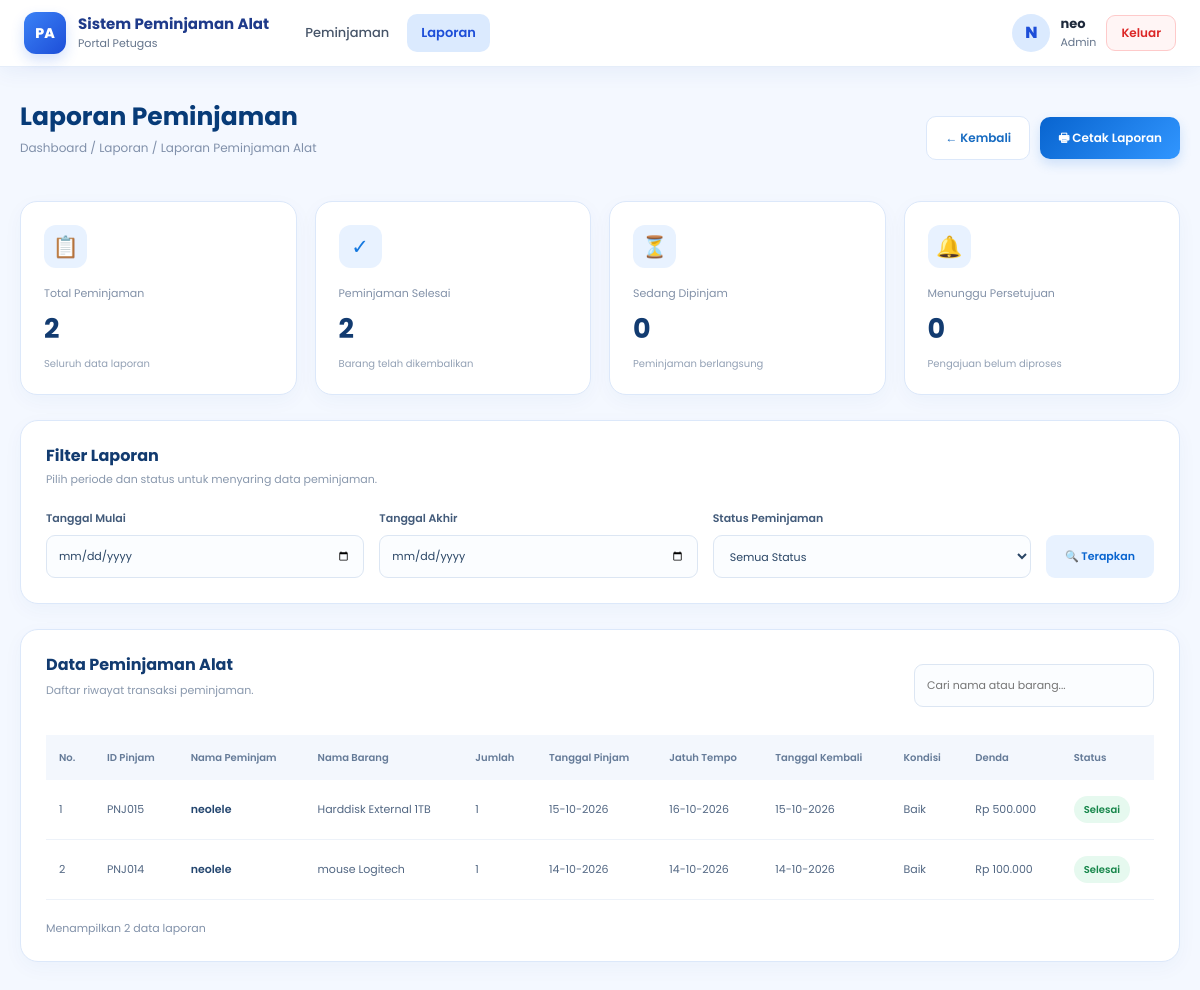
The page /petugas/laporan.php (signed in) on the database its author committed.
### tables this page shows
CREATE TABLE `users` (
  `id` int(11) NOT NULL,
  `username` varchar(50) NOT NULL,
  `nama_lengkap` varchar(100) NOT NULL,
  `alamat` varchar(225) NOT NULL,
  `password` varchar(255) NOT NULL,
  `role` enum('admin','petugas','peminjam') NOT NULL
);

CREATE TABLE `peminjaman` (
  `id_peminjaman` int(11) NOT NULL,
  `id_user` int(11) NOT NULL,
  `tanggal_pinjam` date NOT NULL,
  `tanggal_jatuh_tempo` date NOT NULL,
  `status` enum('diajukan','dipinjam','dikembalikan','terlambat','ditolak') NOT NULL DEFAULT 'diajukan'
);

### includes/auth.php (called while the page is built, shortened)
<?php
function e($v): string
{
    return htmlspecialchars((string)$v, ENT_QUOTES, 'UTF-8');
}
function auth_user(PDO $pdo): array
{
    static $user = null;
    if ($user !== null) {
        return $user;
    }
    $s = $pdo->prepare('SELECT id, username, nama_lengkap, role FROM users WHERE id = ?');
    $s->execute([$_SESSION['user_id']]);
    $user = $s->fetch();
    return $user;
}
function require_role(PDO $pdo, array $roles): array
{
    $u = auth_user($pdo);
    return $u;
}
function rupiah($n): string
{
    return 'Rp ' . number_format((float)$n, 0, ',', '.');
}
function kode(string $prefix, int $id): string
{
    return $prefix . str_pad((string)$id, 3, '0', STR_PAD_LEFT);
}
function role_label(string $role): string
{
    return ['admin' => 'Admin', 'petugas' => 'Petugas', 'peminjam' => 'Peminjam'][$role] ?? ucfirst($role);
}

### petugas/laporan.php (the view, shortened to what this page needs)
<?php
require_once __DIR__ . '/../includes/auth.php';
$me = require_role($pdo, ['admin', 'petugas']);
$rows = $pdo->query(
    "SELECT p.id_peminjaman, p.tanggal_pinjam, p.tanggal_jatuh_tempo, p.status,
            MAX(u.nama_lengkap) AS peminjam,
            GROUP_CONCAT(a.nama_alat ORDER BY a.nama_alat SEPARATOR ', ') AS barang,
            COALESCE(SUM(d.jumlah_alat), 0) AS total,
            MAX(pg.tanggal_kembali) AS tgl_kembali,
            MAX(pg.kondisi_alat) AS kondisi_kembali,
            MAX(pg.denda) AS denda
     FROM peminjaman p
     JOIN users u ON u.id = p.id_user
     LEFT JOIN detail_peminjaman d ON d.id_peminjaman = p.id_peminjaman
     LEFT JOIN alat a ON a.id_alat = d.id_alat
     LEFT JOIN pengembalian pg ON pg.id_peminjaman = p.id_peminjaman
     GROUP BY p.id_peminjaman
     ORDER BY p.tanggal_pinjam DESC, p.id_peminjaman DESC"
)->fetchAll();
$labelLaporan = [
    'dikembalikan' => 'Selesai',
    'dipinjam'     => 'Dipinjam',
    'terlambat'    => 'Terlambat',
    'diajukan'     => 'Menunggu',
    'ditolak'      => 'Ditolak',
];
$cnt = ['total' => count($rows), 'selesai' => 0, 'dipinjam' => 0, 'menunggu' => 0];
foreach ($rows as $r) {
    if ($r['status'] === 'dikembalikan') $cnt['selesai']++;
}
?>
<!DOCTYPE html>
<html lang="id">
<head>
    <link rel="stylesheet" href="../asset/css/bootstrap.css">
    <link rel="stylesheet" href="../asset/css/navbar.css">
</head>
<body>
<?php include __DIR__ . '/../includes/navbar_petugas.php'; ?>
<div class="nv-page">
<div class="container-page">
    <div class="header">
        <div>
            <h2>Laporan Peminjaman</h2>
            <p>Dashboard / Laporan / Laporan Peminjaman Alat</p>
        </div>
        <div class="header-actions no-print">
            <a href="dashboard_petugas.php" class="btn-back">
                &larr; Kembali
            </a>
            <button class="btn-print" onclick="window.print()">
                &#128438; Cetak Laporan
            </button>
        </div>
    </div>
    <div class="stats">
        <div class="stat-card">
            <div class="stat-top"><div class="stat-icon">&#128203;</div></div>
            <div class="stat-label">Total Peminjaman</div>
            <div class="stat-number" id="total"><?= $cnt['total'] ?></div>
            <div class="stat-description">Seluruh data laporan</div>
        </div>
        <div class="stat-card">
            <div class="stat-top"><div class="stat-icon">&#10003;</div></div>
            <div class="stat-label">Peminjaman Selesai</div>
            <div class="stat-number" id="selesai"><?= $cnt['selesai'] ?></div>
            <div class="stat-description">Barang telah dikembalikan</div>
        </div>
        <div class="stat-card">
            <div class="stat-top"><div class="stat-icon">&#9203;</div></div>
            <div class="stat-label">Sedang Dipinjam</div>
            <div class="stat-number" id="dipinjam"><?= $cnt['dipinjam'] ?></div>
            <div class="stat-description">Peminjaman berlangsung</div>
        </div>
        <div class="stat-card">
            <div class="stat-top"><div class="stat-icon">&#128276;</div></div>
            <div class="stat-label">Menunggu Persetujuan</div>
            <div class="stat-number" id="menunggu"><?= $cnt['menunggu'] ?></div>
            <div class="stat-description">Pengajuan belum diproses</div>
        </div>
    </div>
    <div class="panel">
        <div class="panel-heading">
            <h3>Filter Laporan</h3>
            <p>Pilih periode dan status untuk menyaring data peminjaman.</p>
        </div>
        <div class="filters no-print">
            <div class="form-group">
                <label for="tanggalMulai">Tanggal Mulai</label>
                <input type="date" id="tanggalMulai" class="form-control-custom">
            </div>
            <div class="form-group">
                <label for="tanggalAkhir">Tanggal Akhir</label>
                <input type="date" id="tanggalAkhir" class="form-control-custom">
            </div>
            <div class="form-group">
                <label for="filterStatus">Status Peminjaman</label>
                <select id="filterStatus" class="form-control-custom">
                    <option value="">Semua Status</option>
                </select>
            </div>
            <button class="btn-filter" onclick="filterData()">
                &#128269; Terapkan
            </button>
        </div>
    </div>
    <div class="panel">
        <div class="table-header">
            <div>
                <h3>Data Peminjaman Alat</h3>
                <p style="font-size:11px;color:#8998ad;margin-top:6px">
                    Daftar riwayat transaksi peminjaman.
                </p>
            </div>
            <input type="text" id="search"
                   class="form-control-custom search-box no-print"
                   placeholder="Cari nama atau barang..."
                   oninput="filterData()">
        </div>
        <div class="table-responsive">
            <table id="tabelLaporan">
                <thead>
                    <tr>
                        <th>No.</th>
                        <th>ID Pinjam</th>
                        <th>Nama Peminjam</th>
                        <th>Nama Barang</th>
                        <th>Jumlah</th>
                        <th>Tanggal Pinjam</th>
                        <th>Jatuh Tempo</th>
                        <th>Tanggal Kembali</th>
                        <th>Kondisi</th>
                        <th>Denda</th>
                        <th>Status</th>
                    </tr>
                </thead>
                <tbody id="dataLaporan">
                <?php foreach ($rows as $i => $r): ?>
                    <?php
                    $lbl = $labelLaporan[$r['status']] ?? ucfirst($r['status']);
                    ?>
                    <tr data-tanggal="<?= e($r['tanggal_pinjam']) ?>" data-status="<?= e($lbl) ?>">
                        <td><?= $i + 1 ?></td>
                        <td><?= e(kode('PNJ', (int)$r['id_peminjaman'])) ?></td>
                        <td class="borrower"><?= e($r['peminjam']) ?></td>
                        <td><?= e($r['barang'] ?? '-') ?></td>
                        <td><?= (int)$r['total'] ?></td>
                        <td><?= e(date('d-m-Y', strtotime($r['tanggal_pinjam']))) ?></td>
                        <td><?= e(date('d-m-Y', strtotime($r['tanggal_jatuh_tempo']))) ?></td>
                        <td><?= $r['tgl_kembali'] ? e(date('d-m-Y', strtotime($r['tgl_kembali']))) : '-' ?></td>
                        <td><?= e(ucfirst($r['kondisi_kembali'] ?? '-')) ?></td>
                        <td><?= $r['denda'] !== null && (float)$r['denda'] > 0 ? e(rupiah($r['denda'])) : '-' ?></td>
                        <td><span class="status status-<?= e(strtolower($lbl)) ?>"><?= e($lbl) ?></span></td>
                    </tr>
                <?php endforeach; ?>
                </tbody>
            </table>
        </div>
        <div class="table-footer">
            <span id="jumlahData">Menampilkan <?= $cnt['total'] ?> data laporan</span>
        </div>
    </div>
</div>
</div>
</body>
</html>

### includes/navbar_petugas.php (shortened to what this page needs)
<?php
require_once __DIR__ . '/auth.php';
$nvUser  = auth_user($pdo);
$nvRole  = $nvUser['role'] ?? 'petugas';
$nvAlias = [
    'edit_petugas.php' => 'daftar_user.php',
    'edit_alat.php'    => 'lihat_alat.php',
];
$nvCur   = basename(parse_url($_SERVER['REQUEST_URI'], PHP_URL_PATH));
$nvCur   = $nvAlias[$nvCur] ?? $nvCur;
$nvMenus = [
    ['Peminjaman', 'status_peminjaman.php'],
    ['Laporan', 'laporan.php'],
];
function nv_is_active(string $href, string $cur): bool
{
    return basename(parse_url($href, PHP_URL_PATH)) === $cur;
}
$nvInisial = mb_strtoupper(mb_substr($nvUser['nama_lengkap'] ?: $nvUser['username'], 0, 1));
$nvPortal  = 'Portal Petugas';
?>
<header class="nv">
    <div class="nv-inner">
        <a class="nv-brand" href="status_peminjaman.php">
            <span class="nv-logo">PA</span>
            <span class="nv-brandtext">
                <strong>Sistem Peminjaman Alat</strong>
                <small><?= e($nvPortal) ?></small>
            </span>
        </a>
        <div class="nv-collapse" id="nvCollapse">
            <nav class="nv-menu" aria-label="Menu utama">
                <?php foreach ($nvMenus as $m): ?>
                    <a class="nv-link<?= nv_is_active($m[1], $nvCur) ? ' active' : '' ?>"
                       href="<?= e($m[1]) ?>"><?= e($m[0]) ?></a>
                <?php endforeach; ?>
            </nav>
            <div class="nv-profile">
                <div class="nv-avatar"><?= e($nvInisial) ?></div>
                <div class="nv-info">
                    <strong><?= e($nvUser['nama_lengkap'] ?: $nvUser['username']) ?></strong>
                    <span><?= e(role_label($nvRole)) ?></span>
                </div>
                <a href="logout.php" class="nv-logout"
                   onclick="return confirm('Apakah kamu yakin ingin keluar?')">Keluar</a>
            </div>
        </div>
    </div>
</header>

### asset/css/navbar.css (style rules this page uses)
body { padding: 0 !important; }
.nv-page { padding: 35px 20px; }
.nv { position: sticky; top: 0; z-index: 1000; background: #fff; border-bottom: 1px solid #e5edf9; box-shadow: 0 4px 22px rgba(30, 64, 175, .07); font-family: inherit; }
.nv-inner { max-width: 1280px; margin: 0 auto; padding: 12px 24px; display: flex; align-items: center; gap: 22px; }
.nv-brand { display: flex; align-items: center; gap: 12px; text-decoration: none; flex-shrink: 0; }
.nv-logo { width: 42px; height: 42px; border-radius: 12px; display: grid; place-items: center; color: #fff; font-weight: 800; font-size: 14px; background: linear-gradient(135deg, #3b82f6, #1d4ed8); box-shadow: 0 6px 14px rgba(37, 99, 235, .2); }
.nv-brandtext strong { display: block; font-size: 15px; font-weight: 700; color: #1e3a8a; line-height: 1.2; }
.nv-brandtext small { display: block; font-size: 11px; color: #64748b; margin-top: 2px; }
.nv-collapse { flex: 1; display: flex; align-items: center; justify-content: space-between; gap: 20px; }
.nv-menu { display: flex; align-items: center; gap: 4px; flex-wrap: wrap; }
.nv-link { display: inline-flex; align-items: center; gap: 4px; padding: 9px 14px; border: 0; border-radius: 10px; background: transparent; color: #475569; font: inherit; font-size: 13px; font-weight: 500; text-decoration: none; cursor: pointer; transition: background .2s, color .2s; }
.nv-link.active { background: #dbeafe; color: #1d4ed8; font-weight: 600; }
.nv-profile { display: flex; align-items: center; gap: 10px; flex-shrink: 0; }
.nv-avatar { width: 38px; height: 38px; border-radius: 50%; display: grid; place-items: center; background: #dbeafe; color: #1d4ed8; font-weight: 800; }
.nv-info strong { display: block; font-size: 13px; color: #1e293b; line-height: 1.2; }
.nv-info span { display: block; font-size: 11px; color: #64748b; margin-top: 2px; }
.nv-logout { padding: 8px 14px; border-radius: 9px; border: 1px solid #fecaca; background: #fff5f5; color: #dc2626; font-size: 12px; font-weight: 600; text-decoration: none; transition: background .2s; }

### rows shown on the page
users: nama_lengkap "N", nama_lengkap "neo", role "Admin"
peminjaman: id_peminjaman "PNJ015", peminjam "neolele", barang "Harddisk External 1TB", total "1", tanggal_pinjam "15-10-2026", tanggal_jatuh_tempo "16-10-2026", tgl_kembali "15-10-2026", kondisi_kembali "Baik", denda "Rp 500.000", status "Selesai"
peminjaman: id_peminjaman "PNJ014", peminjam "neolele", barang "mouse Logitech", total "1", tanggal_pinjam "14-10-2026", tanggal_jatuh_tempo "14-10-2026", tgl_kembali "14-10-2026", kondisi_kembali "Baik", denda "Rp 100.000", status "Selesai"

### other values the page prints
$nvPortal "Portal Petugas"
$m[0] "Peminjaman"
$m[0] "Laporan"
$cnt['total'] "2"
$cnt['selesai'] "2"
$cnt['dipinjam'] "0"
$cnt['menunggu'] "0"
